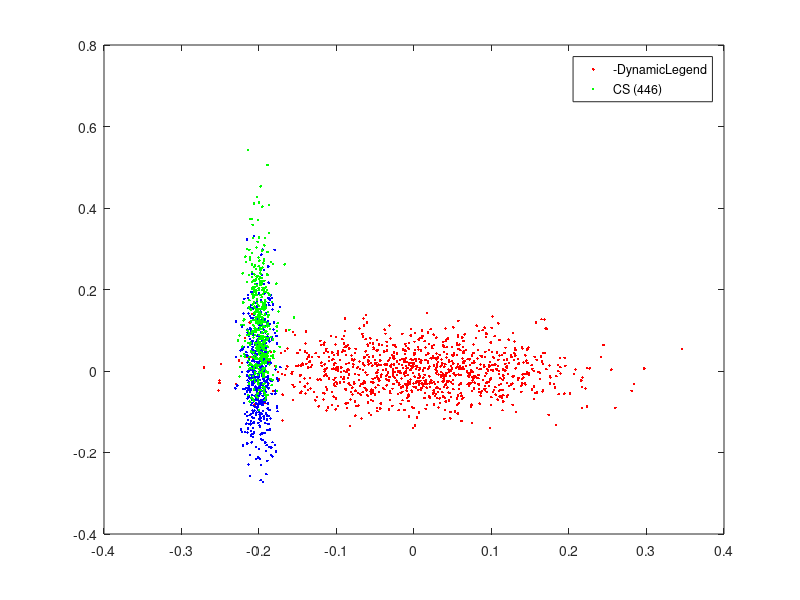

This figure's MATLAB source:
clear all;
clc;

%% PARAMETEREK
N1=1000;       % 1. osztaly elemeinek szama
N2=500;        % 2. osztaly elemeinek szama (N2<N1)
m1=[0    0];   % 1. osztaly kozeppontja
m2=[-0.2 0];   % 2. osztaly kozeppontja
s1=[0.1 0.05]; % 1. osztalyba tartozo adatok koordinatainak szorasa
s2=[0.01 0.1]; % 2. osztalyba tartozo adatok koordinatainak szorasa
K=50;

%% PONTOK GENERALASA
C1(:,1)=m1(1)+s1(1)*randn(N1,1);
C1(:,2)=m1(2)+s1(2)*randn(N1,1);
C2(:,1)=m2(1)+s2(1)*randn(N2,1);
C2(:,2)=m2(2)+s2(2)*randn(N2,1);
figure(1);
plot(C1(:,1),C1(:,2),'r.','DisplayName',sprintf('C1 (%d)',N1));
hold on;
plot(C2(:,1),C2(:,2),'b.','DisplayName',sprintf('C2 (%d)',N2));
hold off;
legend('-DynamicLegend');

%% ADASYN
dist2=@(x,y) sum((x-y).^2);
r=zeros(N2,1);
for ii=1:N2
    D=zeros(N1+N2-1,2);
    for jj=1:N1
        D(jj,:)=[dist2(C2(ii,:),C1(jj,:)) 1];
    end
    for jj=1:ii-1
        D(jj+N1,:)=[dist2(C2(ii,:),C2(jj,:)) 2];
    end
    for jj=ii+1:N2
        D(jj+N1-1,:)=[dist2(C2(ii,:),C2(jj,:)) 2];
    end
    [D(:,1),ord]=sort(D(:,1));
    D(:,2)=D(ord,2);
    D=D(1:K,:); % C2(ii)-nek a K db legkozelebbi szomszedja
    r(ii)=sum(D(:,2)==1)/K; % hanyadresze esik a tobbsegi osztalyba
end
if sum(r)~=0
    r=r/sum(r);
end
g=round(r*(N1-N2));
CS=[];
for ii=1:N2
    for kk=1:g(ii)
        D=zeros(N1+N2-1,2);
        for jj=1:N1
            D(jj,:)=[dist2(C2(ii,:),C1(jj,:)) 1];
        end
        for jj=1:ii-1
            D(jj+N1,:)=[dist2(C2(ii,:),C2(jj,:)) 2];
        end
        for jj=ii+1:N2
            D(jj+N1-1,:)=[dist2(C2(ii,:),C2(jj,:)) 2];
        end
        [D(:,1),ord]=sort(D(:,1));
        idx=ord(ceil(K*rand)); % valasztunk egyet a K szomszedbol
        if idx<=N1
            p=C1(idx,:);
        else
            p=C2(idx-N1,:);
        end
        CS=[CS ; C2(ii,:)+(p-C2(ii))*rand];
    end
end
if ~isempty(CS)
    figure(1);
    hold on;
    plot(CS(:,1),CS(:,2),'g.','DisplayName',sprintf('CS (%d)',sum(g)));
    hold off;
end